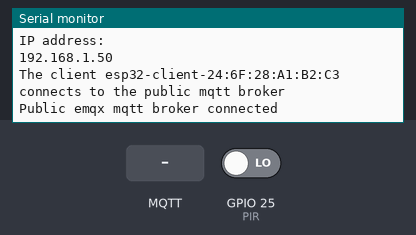
A sketch run on a simulated ESP32. Shown: the last lines printed to the serial monitor. The test bench sets the inputs (shaded band); at power-on: GPIO 25 (PIR) LOW. WiFi joins after 1.5 s; servers stay silent unless stated; no MQTT or app messages arrive unless stated.

Above: at 3.2 s.
3.3 s: MQTT message "1" arrives on the first subscribed topic
At 5.2 s:
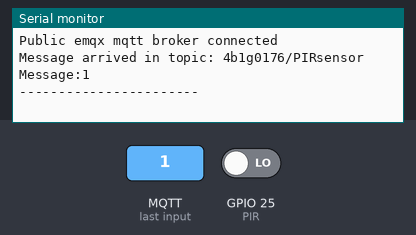
5.5 s: MQTT message "on" arrives on the first subscribed topic
At 7.1 s:
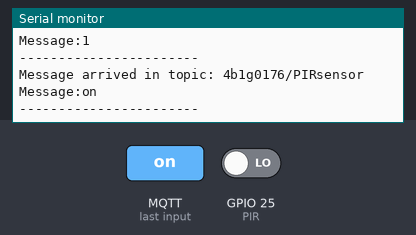
7.5 s: MQTT message "off" arrives on the first subscribed topic
At 8.7 s:
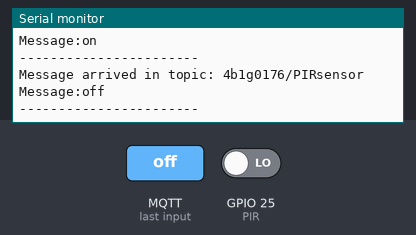

The sketch:

Esp32_sensor.ino
```cpp
//Wifi
#include <Arduino.h>
#include <WiFi.h>
#include <HTTPClient.h>

#define USE_SERIAL Serial

#define SECRET_SSID "Brio_1F_Back"      // replace MySSID with your WiFi network name
#define SECRET_PASS "0970087977"  // replace MyPassword with your WiFi password
#define WIFI_CHANNEL 6

char ssid[] = SECRET_SSID;      // your network SSID (name)
char password[] = SECRET_PASS;  // your network password

int PIR = 25;

//MQTT Broker
#include <PubSubClient.h>
const char *mqtt_broker = "broker.emqx.io";
const char *topic = "4b1g0176/PIRsensor";
const char *mqtt_username = "emqx";
const char *mqtt_password = "public";
const int mqtt_port = 1883;

WiFiClient espClient;
PubSubClient client(espClient);


void setup() {

  // put your setup code here, to run once:

  Serial.begin(115200);
  while (!Serial) { delay(100); }
  // We start by connecting to a WiFi network
  Serial.println();
  Serial.println("******************************************************");
  Serial.print("Connecting to ");
  Serial.println(ssid);

  WiFi.begin(ssid, password);

  while (WiFi.status() != WL_CONNECTED) {
    delay(500);
    Serial.print(".");
  }
    Serial.println("");
    Serial.println("WiFi connected");
    Serial.println("IP address: ");
    Serial.println(WiFi.localIP());

    //for sensor
    pinMode(PIR, INPUT);
    digitalWrite(PIR,LOW);
    // MQTT Broker

    client.setServer(mqtt_broker, mqtt_port);
    client.setCallback(callback);

    while (!client.connected()) {
      String client_id = "esp32-client-";
      client_id += String(WiFi.macAddress());
      Serial.printf("The client %s connects to the public mqtt broker\n", client_id.c_str());
      if (client.connect(client_id.c_str(), mqtt_username, mqtt_password)) {
        Serial.println("Public emqx mqtt broker connected");
        delay(500);
      } else {
        Serial.print("failed with state ");
        Serial.print(client.state());
        delay(500);
      }

      // publish and subscribe
      client.publish(topic, "Sensor on");
      client.subscribe(topic);
    }
}

  void callback(char *topic, byte *payload, unsigned int length) {
    Serial.print("Message arrived in topic: ");
    Serial.println(topic);
    Serial.print("Message:");
    for (int i = 0; i < length; i++) {
      Serial.print((char)payload[i]);
    }
    Serial.println();
    Serial.println("-----------------------");
  }

  int counter = 0;
  int PIR_move = 0;


  void loop() {
    //MQTT
    client.loop();

    //for sensor
    int PIR_move = digitalRead(PIR);


    if (PIR_move == 1) {
      client.publish(topic, "N");
    } else {
      client.publish(topic, "F");
    }
    delay(1000);
  }
```

Measured:
- after the input at 3.3 s, the serial monitor: prints a new line after 0.76 s (image 1)
- after the input at 5.5 s, the serial monitor: prints a new line after 0.57 s (image 2)
- after the input at 7.5 s, the serial monitor: prints a new line after 0.57 s (image 3)
